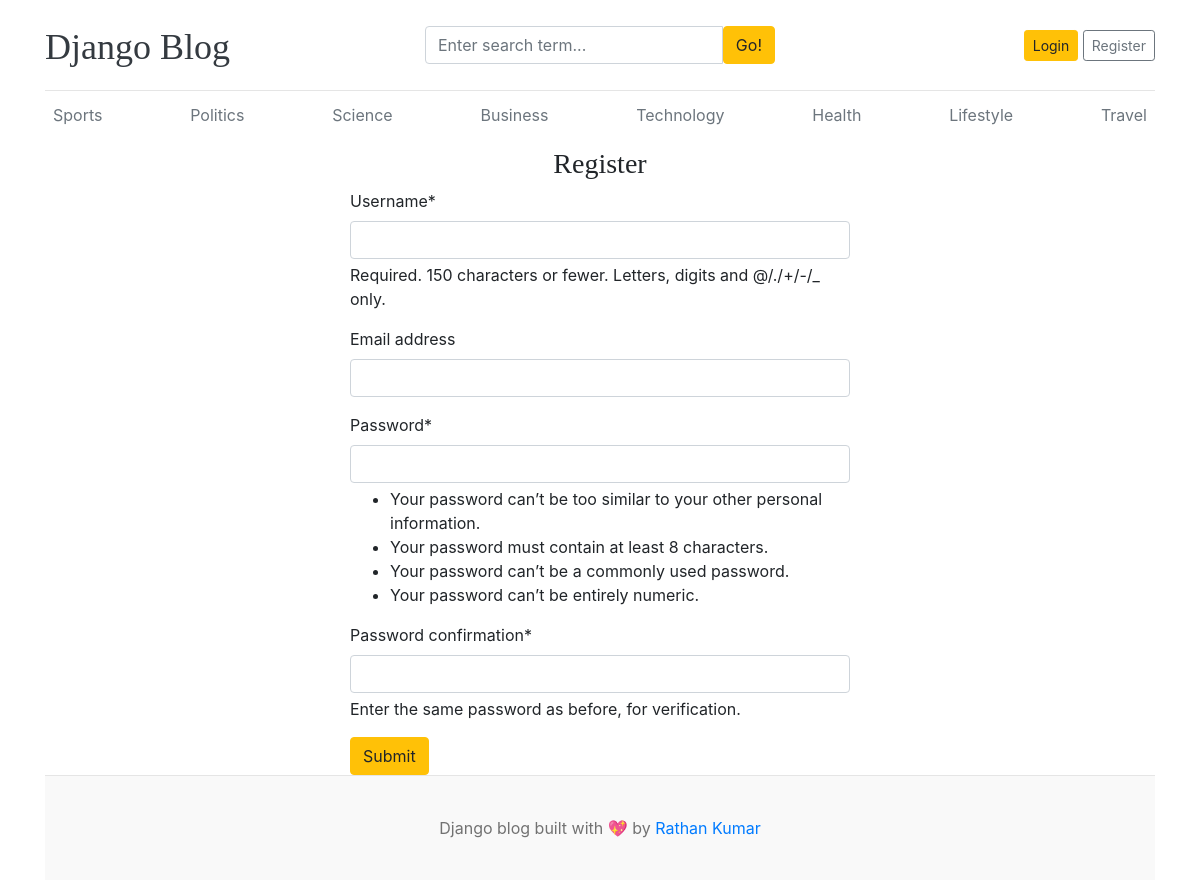
Screenshot of /register/ with the database file from the repository.
### Blogapp/models.py (models this page shows, shortened)
class Category(models.Model):
    category_name = models.CharField(max_length=50, unique=True)
    created_at = models.DateTimeField(auto_now_add=True)
    updated_at = models.DateTimeField(auto_now=True)
    class Meta:
        verbose_name_plural = 'categories'

### blogify/views.py (the view)
# urls.py: path('register/',register,name='register'),
def register(request):
    if request.method == 'POST':
        form = RegistrationForm(request.POST)
        if form.is_valid():
            form.save()
            return redirect('register')
        else:
            print(form.errors)
    else:
        form = RegistrationForm()
    context = {
        'form': form,
    }
    return render(request, 'register.html', context)

### blogify/forms.py
class RegistrationForm(UserCreationForm):
    class Meta:
        model = User
        fields = ['username','email','password1','password2']

### Blogapp/context_processors.py (called while the page is built)
def get_categories(request):
    categories = Category.objects.all()
    return dict(categories=categories)

def get_social_link(request):
    social_link = SocialLink.objects.all()
    return dict(social_link=social_link)

### Blogapp/templates/register.html (shortened to what this page needs)
{% extends 'base.html' %}
{% block content %}
<h3 class="text-center">Register</h3>
{% load crispy_forms_tags %}
<form action="{% url 'register' %}" method="POST" style="width:500px; margin:auto;">
    {{ form | crispy }}
    <button type="submit" class="btn btn-warning">Submit</button>
</form>
{% endblock %}

### Blogapp/templates/base.html (shortened to what this page needs)
{% load static %}
<!DOCTYPE html>
<html lang="en">
<head>
    <link href="https://getbootstrap.com/docs/4.0/dist/css/bootstrap.min.css" rel="stylesheet">
    <link href="{% static 'css/blog.css' %}" rel="stylesheet">
    <link rel="stylesheet" href="https://cdnjs.cloudflare.com/ajax/libs/font-awesome/4.7.0/css/font-awesome.min.css">
  </head>
<body>
    <div class="container">
      <header class="blog-header py-3">
        <div class="row flex-nowrap justify-content-between align-items-center">
          <div class="col-4 pt-1">
            <a class="blog-header-logo text-dark" href="/">Django Blog</a>
          </div>
          <div class="col-4">
            <form action="{% url 'search' %}" method="GET">
              <div class="input-group">
                <input class="form-control" type="text" name="keyword" value="{{ keyword }}" placeholder="Enter search term..." aria-label="Enter search term..." aria-describedby="button-search" />
                <button type="submit" class="btn btn-warning" id="button-search" type="button">Go!</button>
            </div>
            </form>
          </div>
          <div class="col-4 d-flex justify-content-end align-items-center">
            {% if not user.is_authenticated %}
            <a class="btn btn-sm btn-warning" href="{% url 'login' %}">Login</a> &nbsp;
            <a class="btn btn-sm btn-outline-secondary" href="{% url 'register' %}">Register</a>
            {% else %}
            <span><a href="{% url 'dashboard' %}">Dashboard</a></span>
            &emsp;
            <span><a href="{% url 'logout' %}">Logout</a></span>
            {% endif %}
          </div>
        </div>
      </header>
      <div class="nav-scroller py-1 mb-2">
        <nav class="nav d-flex justify-content-between">
          {% for cat in categories %}
          <a class="p-2 text-muted" href="{% url 'posts_by_category' cat.id %}">{{ cat.category_name }}</a>
          {% endfor %}
        </nav>
      </div>
{% block content %}
{% endblock %}
<footer class="blog-footer">
    <p>Django blog built with 💖 by <a href="#">Rathan Kumar</a></p>
  </footer>
  </body>
  </html>

### Blogapp/static/css/blog.css (style rules this page uses)
.blog-header { border-bottom: 1px solid #e5e5e5; }
.blog-header-logo { font-family: "Playfair Display", Georgia, "Times New Roman", serif; font-size: 2.25rem; }
h1, h2, h3, h4, h5, h6 { font-family: "Playfair Display", Georgia, "Times New Roman", serif; }
.blog-footer { padding: 2.5rem 0; color: #727272; text-align: center; background-color: #f9f9f9; border-top: .05rem solid #e5e5e5; }
.blog-footer p:last-child { margin-bottom: 0; }

### rows the page displays
Category: category_name "Sports"
Category: category_name "Politics"
Category: category_name "Science"
Category: category_name "Business"
Category: category_name "Technology"
Category: category_name "Health"
Category: category_name "Lifestyle"
Category: category_name "Travel"
